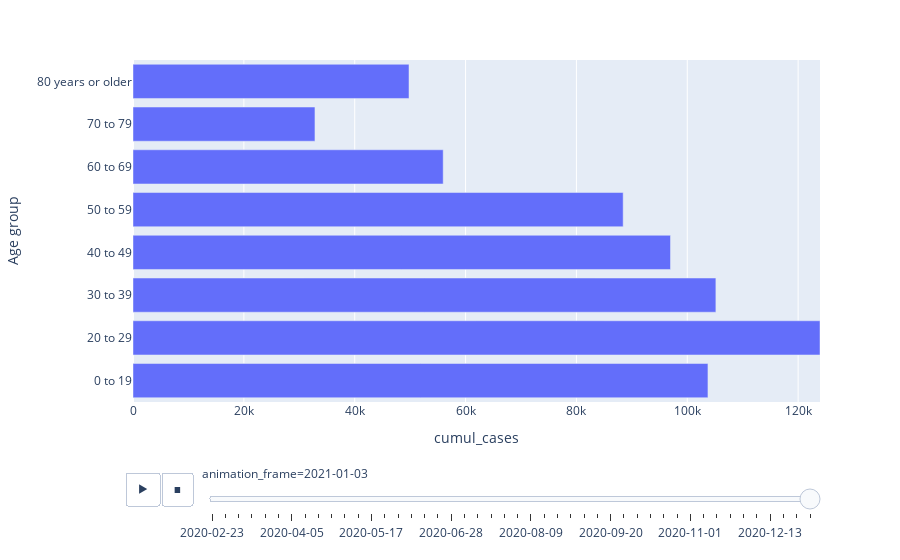

Write notebook code for a chart like this one.
### Markdown cell above
Cases by age group by week

### Code cell
# This outputs an animated Plotly bar chart

ages_by_week = epi.groupby(['Week of', 'Age group']).size().reset_index(name = 'cases')
ages_by_week.sort_values(['Week of', 'Age group'], inplace = True)

# Calculate cumulative cases from the weekly case counts
ages_by_week['cumul_cases'] = ages_by_week.groupby('Age group').cases.cumsum()

px.bar(ages_by_week, x = 'cumul_cases', y = 'Age group', 
       animation_frame = ages_by_week['Week of'].astype(str), range_x = (0, ages_by_week.cumul_cases.max()))

### Figure 1 — Plotly figure (JSON) as saved in the notebook; plotly's stock layout.template omitted (floating-point values rounded to 4 significant figures)
{"data": [{"alignmentgroup": "True", "hovertemplate": "animation_frame=2021-01-03<br>cumul_cases=%{x}<br>Age group=%{y}<extra></extra>", "legendgroup": "", "marker": {"color": "#636efa"}, "name": "", "offsetgroup": "", "orientation": "h", "showlegend": false, "textposition": "auto", "type": "bar", "x": [103729, 123945, 105161, 96972, 88434, 55963, 32829, 49794], "xaxis": "x", "y": ["0 to 19", "20 to 29", "30 to 39", "40 to 49", "50 to 59", "60 to 69", "70 to 79", "80 years or older"], "yaxis": "y"}], "layout": {"autosize": true, "barmode": "relative", "legend": {"tracegroupgap": 0}, "margin": {"t": 60}, "sliders": [{"active": 45, "currentvalue": {"prefix": "animation_frame="}, "len": 0.9, "pad": {"b": 10, "t": 60}, "steps": [{"args": [["2020-02-23"], {"frame": {"duration": 0, "redraw": true}, "fromcurrent": true, "mode": "immediate", "transition": {"duration": 0, "easing": "linear"}}], "label": "2020-02-23", "method": "animate"}, {"args": [["2020-03-01"], {"frame": {"duration": 0, "redraw": true}, "fromcurrent": true, "mode": "immediate", "transition": {"duration": 0, "easing": "linear"}}], "label": "2020-03-01", "method": "animate"}, {"args": [["2020-03-08"], {"frame": {"duration": 0, "redraw": true}, "fromcurrent": true, "mode": "immediate", "transition": {"duration": 0, "easing": "linear"}}], "label": "2020-03-08", "method": "animate"}, {"args": [["2020-03-15"], {"frame": {"duration": 0, "redraw": true}, "fromcurrent": true, "mode": "immediate", "transition": {"duration": 0, "easing": "linear"}}], "label": "2020-03-15", "method": "animate"}, {"args": [["2020-03-22"], {"frame": {"duration": 0, "redraw": true}, "fromcurrent": true, "mode": "immediate", "transition": {"duration": 0, "easing": "linear"}}], "label": "2020-03-22", "method": "animate"}, {"args": [["2020-03-29"], {"frame": {"duration": 0, "redraw": true}, "fromcurrent": true, "mode": "immediate", "transition": {"duration": 0, "easing": "linear"}}], "label": "2020-03-29", "method": "animate"}, {"args": [["2020-04-05"], {"frame": {"duration": 0, "redraw": true}, "fromcurrent": true, "mode": "immediate", "transition": {"duration": 0, "easing": "linear"}}], "label": "2020-04-05", "method": "animate"}, {"args": [["2020-04-12"], {"frame": {"duration": 0, "redraw": true}, "fromcurrent": true, "mode": "immediate", "transition": {"duration": 0, "easing": "linear"}}], "label": "2020-04-12", "method": "animate"}, {"args": [["2020-04-19"], {"frame": {"duration": 0, "redraw": true}, "fromcurrent": true, "mode": "immediate", "transition": {"duration": 0, "easing": "linear"}}], "label": "2020-04-19", "method": "animate"}, {"args": [["2020-04-26"], {"frame": {"duration": 0, "redraw": true}, "fromcurrent": true, "mode": "immediate", "transition": {"duration": 0, "easing": "linear"}}], "label": "2020-04-26", "method": "animate"}, {"args": [["2020-05-03"], {"frame": {"duration": 0, "redraw": true}, "fromcurrent": true, "mode": "immediate", "transition": {"duration": 0, "easing": "linear"}}], "label": "2020-05-03", "method": "animate"}, {"args": [["2020-05-10"], {"frame": {"duration": 0, "redraw": true}, "fromcurrent": true, "mode": "immediate", "transition": {"duration": 0, "easing": "linear"}}], "label": "2020-05-10", "method": "animate"}, {"args": [["2020-05-17"], {"frame": {"duration": 0, "redraw": true}, "fromcurrent": true, "mode": "immediate", "transition": {"duration": 0, "easing": "linear"}}], "label": "2020-05-17", "method": "animate"}, {"args": [["2020-05-24"], {"frame": {"duration": 0, "redraw": true}, "fromcurrent": true, "mode": "immediate", "transition": {"duration": 0, "easing": "linear"}}], "label": "2020-05-24", "method": "animate"}, {"args": [["2020-05-31"], {"frame": {"duration": 0, "redraw": true}, "fromcurrent": true, "mode": "immediate", "transition": {"duration": 0, "easing": "linear"}}], "label": "2020-05-31", "method": "animate"}, {"args": [["2020-06-07"], {"frame": {"duration": 0, "redraw": true}, "fromcurrent": true, "mode": "immediate", "transition": {"duration": 0, "easing": "linear"}}], "label": "2020-06-07", "method": "animate"}, {"args": [["2020-06-14"], {"frame": {"duration": 0, "redraw": true}, "fromcurrent": true, "mode": "immediate", "transition": {"duration": 0, "easing": "linear"}}], "label": "2020-06-14", "method": "animate"}, {"args": [["2020-06-21"], {"frame": {"duration": 0, "redraw": true}, "fromcurrent": true, "mode": "immediate", "transition": {"duration": 0, "easing": "linear"}}], "label": "2020-06-21", "method": "animate"}, {"args": [["2020-06-28"], {"frame": {"duration": 0, "redraw": true}, "fromcurrent": true, "mode": "immediate", "transition": {"duration": 0, "easing": "linear"}}], "label": "2020-06-28", "method": "animate"}, {"args": [["2020-07-05"], {"frame": {"duration": 0, "redraw": true}, "fromcurrent": true, "mode": "immediate", "transition": {"duration": 0, "easing": "linear"}}], "label": "2020-07-05", "method": "animate"}, {"args": [["2020-07-12"], {"frame": {"duration": 0, "redraw": true}, "fromcurrent": true, "mode": "immediate", "transition": {"duration": 0, "easing": "linear"}}], "label": "2020-07-12", "method": "animate"}, {"args": [["2020-07-19"], {"frame": {"duration": 0, "redraw": true}, "fromcurrent": true, "mode": "immediate", "transition": {"duration": 0, "easing": "linear"}}], "label": "2020-07-19", "method": "animate"}, {"args": [["2020-07-26"], {"frame": {"duration": 0, "redraw": true}, "fromcurrent": true, "mode": "immediate", "transition": {"duration": 0, "easing": "linear"}}], "label": "2020-07-26", "method": "animate"}, {"args": [["2020-08-02"], {"frame": {"duration": 0, "redraw": true}, "fromcurrent": true, "mode": "immediate", "transition": {"duration": 0, "easing": "linear"}}], "label": "2020-08-02", "method": "animate"}, {"args": [["2020-08-09"], {"frame": {"duration": 0, "redraw": true}, "fromcurrent": true, "mode": "immediate", "transition": {"duration": 0, "easing": "linear"}}], "label": "2020-08-09", "method": "animate"}, {"args": [["2020-08-16"], {"frame": {"duration": 0, "redraw": true}, "fromcurrent": true, "mode": "immediate", "transition": {"duration": 0, "easing": "linear"}}], "label": "2020-08-16", "method": "animate"}, {"args": [["2020-08-23"], {"frame": {"duration": 0, "redraw": true}, "fromcurrent": true, "mode": "immediate", "transition": {"duration": 0, "easing": "linear"}}], "label": "2020-08-23", "method": "animate"}, {"args": [["2020-08-30"], {"frame": {"duration": 0, "redraw": true}, "fromcurrent": true, "mode": "immediate", "transition": {"duration": 0, "easing": "linear"}}], "label": "2020-08-30", "method": "animate"}, {"args": [["2020-09-06"], {"frame": {"duration": 0, "redraw": true}, "fromcurrent": true, "mode": "immediate", "transition": {"duration": 0, "easing": "linear"}}], "label": "2020-09-06", "method": "animate"}, {"args": [["2020-09-13"], {"frame": {"duration": 0, "redraw": true}, "fromcurrent": true, "mode": "immediate", "transition": {"duration": 0, "easing": "linear"}}], "label": "2020-09-13", "method": "animate"}, {"args": [["2020-09-20"], {"frame": {"duration": 0, "redraw": true}, "fromcurrent": true, "mode": "immediate", "transition": {"duration": 0, "easing": "linear"}}], "label": "2020-09-20", "method": "animate"}, {"args": [["2020-09-27"], {"frame": {"duration": 0, "redraw": true}, "fromcurrent": true, "mode": "immediate", "transition": {"duration": 0, "easing": "linear"}}], "label": "2020-09-27", "method": "animate"}, {"args": [["2020-10-04"], {"frame": {"duration": 0, "redraw": true}, "fromcurrent": true, "mode": "immediate", "transition": {"duration": 0, "easing": "linear"}}], "label": "2020-10-04", "method": "animate"}, {"args": [["2020-10-11"], {"frame": {"duration": 0, "redraw": true}, "fromcurrent": true, "mode": "immediate", "transition": {"duration": 0, "easing": "linear"}}], "label": "2020-10-11", "method": "animate"}, {"args": [["2020-10-18"], {"frame": {"duration": 0, "redraw": true}, "fromcurrent": true, "mode": "immediate", "transition": {"duration": 0, "easing": "linear"}}], "label": "2020-10-18", "method": "animate"}, {"args": [["2020-10-25"], {"frame": {"duration": 0, "redraw": true}, "fromcurrent": true, "mode": "immediate", "transition": {"duration": 0, "easing": "linear"}}], "label": "2020-10-25", "method": "animate"}, {"args": [["2020-11-01"], {"frame": {"duration": 0, "redraw": true}, "fromcurrent": true, "mode": "immediate", "transition": {"duration": 0, "easing": "linear"}}], "label": "2020-11-01", "method": "animate"}, {"args": [["2020-11-08"], {"frame": {"duration": 0, "redraw": true}, "fromcurrent": true, "mode": "immediate", "transition": {"duration": 0, "easing": "linear"}}], "label": "2020-11-08", "method": "animate"}, {"args": [["2020-11-15"], {"frame": {"duration": 0, "redraw": true}, "fromcurrent": true, "mode": "immediate", "transition": {"duration": 0, "easing": "linear"}}], "label": "2020-11-15", "method": "animate"}, {"args": [["2020-11-22"], {"frame": {"duration": 0, "redraw": true}, "fromcurrent": true, "mode": "immediate", "transition": {"duration": 0, "easing": "linear"}}], "label": "2020-11-22", "method": "animate"}, {"args": [["2020-11-29"], {"frame": {"duration": 0, "redraw": true}, "fromcurrent": true, "mode": "immediate", "transition": {"duration": 0, "easing": "linear"}}], "label": "2020-11-29", "method": "animate"}, {"args": [["2020-12-06"], {"frame": {"duration": 0, "redraw": true}, "fromcurrent": true, "mode": "immediate", "transition": {"duration": 0, "easing": "linear"}}], "label": "2020-12-06", "method": "animate"}, {"args": [["2020-12-13"], {"frame": {"duration": 0, "redraw": true}, "fromcurrent": true, "mode": "immediate", "transition": {"duration": 0, "easing": "linear"}}], "label": "2020-12-13", "method": "animate"}, {"args": [["2020-12-20"], {"frame": {"duration": 0, "redraw": true}, "fromcurrent": true, "mode": "immediate", "transition": {"duration": 0, "easing": "linear"}}], "label": "2020-12-20", "method": "animate"}, {"args": [["2020-12-27"], {"frame": {"duration": 0, "redraw": true}, "fromcurrent": true, "mode": "immediate", "transition": {"duration": 0, "easing": "linear"}}], "label": "2020-12-27", "method": "animate"}, {"args": [["2021-01-03"], {"frame": {"duration": 0, "redraw": true}, "fromcurrent": true, "mode": "immediate", "transition": {"duration": 0, "easing": "linear"}}], "label": "2021-01-03", "method": "animate"}], "x": 0.1, "xanchor": "left", "y": 0, "yanchor": "top"}], "updatemenus": [{"active": 0, "buttons": [{"args": [null, {"frame": {"duration": 500, "redraw": true}, "fromcurrent": true, "mode": "immediate", "transition": {"duration": 500, "easing": "linear"}}], "label": "&#9654;", "method": "animate"}, {"args": [[null], {"frame": {"duration": 0, "redraw": true}, "fromcurrent": true, "mode": "immediate", "transition": {"duration": 0, "easing": "linear"}}], "label": "&#9724;", "method": "animate"}], "direction": "left", "pad": {"r": 10, "t": 70}, "showactive": false, "type": "buttons", "x": 0.1, "xanchor": "right", "y": 0, "yanchor": "top"}], "xaxis": {"anchor": "y", "domain": [0, 1], "range": [0, 123945], "title": {"text": "cumul_cases"}, "type": "linear"}, "yaxis": {"anchor": "x", "autorange": true, "domain": [0, 1], "range": [-0.5, 7.5], "title": {"text": "Age group"}, "type": "category"}}}
